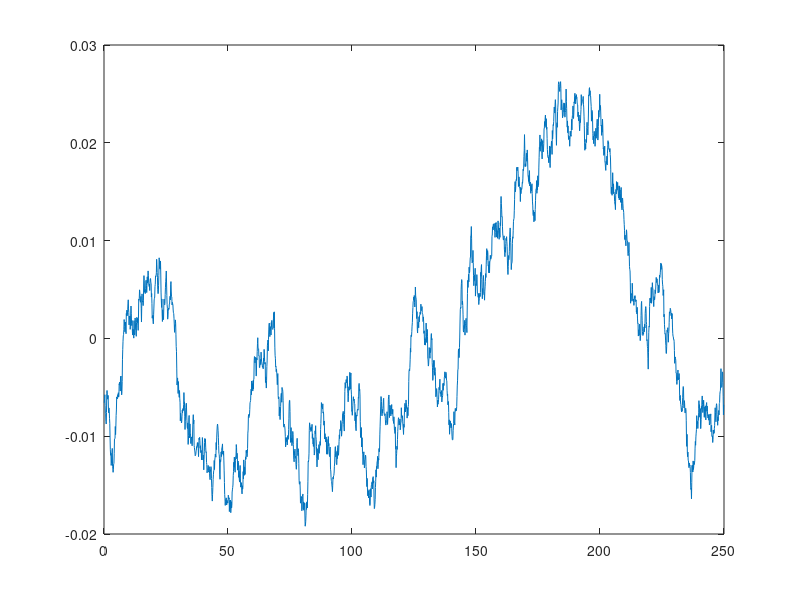

This chart was generated by the following MATLAB code:
k = 3; % Values For ISO Road C-D Roughness Classification, from 3 to 9
V=40; % Car Velocity Km/h
L  = 250;  % Length Of Road Profile (m)
N=L/(V/3.6)*100; %  Number of data points
B  = L/N ; % Sampling Interval (m)
dn = 1/L;  % Frequency Band
n0 = 0.1;        % Spatial Frequency (cycles/m)
n  = dn : dn : N*dn; % Spatial Frequency Band
phi =  2*pi*rand(size(n)); % Random Phase Angle
Amp1 = sqrt(dn)*(2^k)*(1e-3)*(n0./n); % Amplitude for Road  Class A-B
x = 0:B:L-B; % Abscissa Variable from 0 to L
hx = zeros(size(x));
for i=1:length(x)
    hx(i) = sum(Amp1.*cos(2*pi*n*x(i)+ phi));
end
plot(x,hx)

rough_road_simin.time=x';
rough_road_simin.signals.values=hx';

